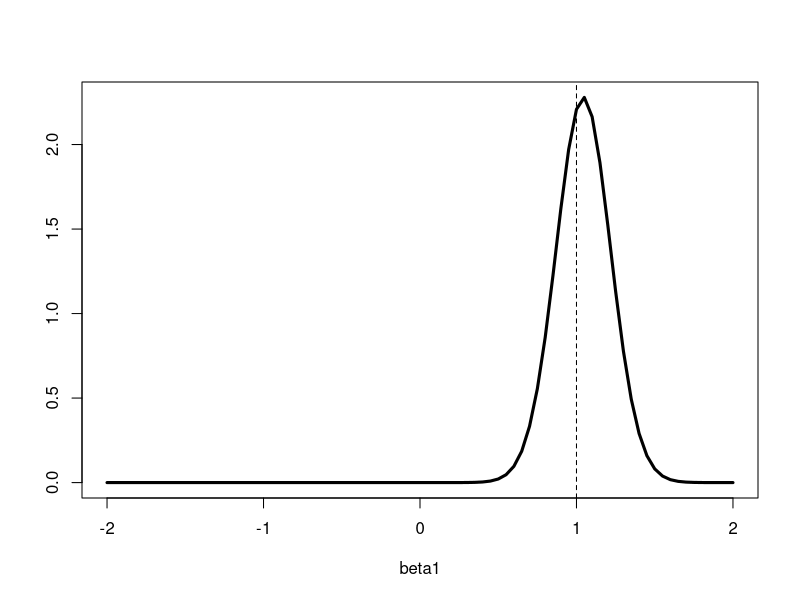
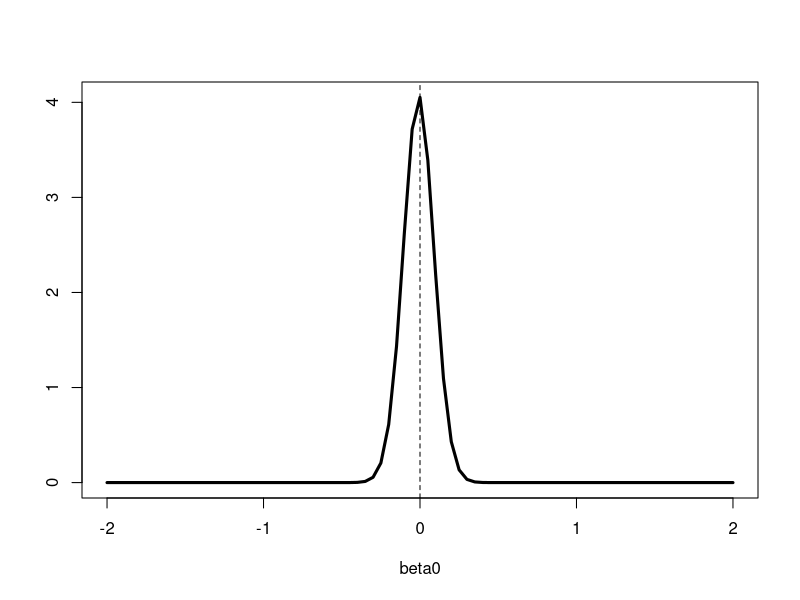
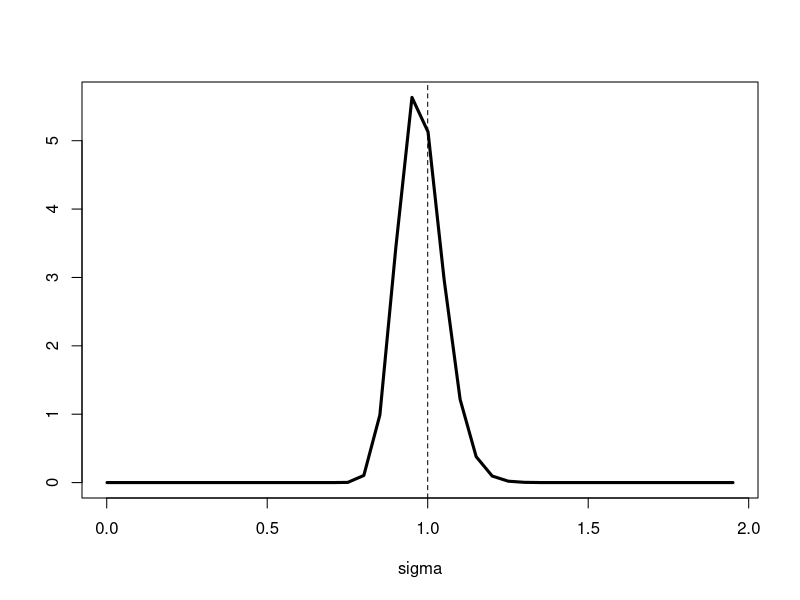
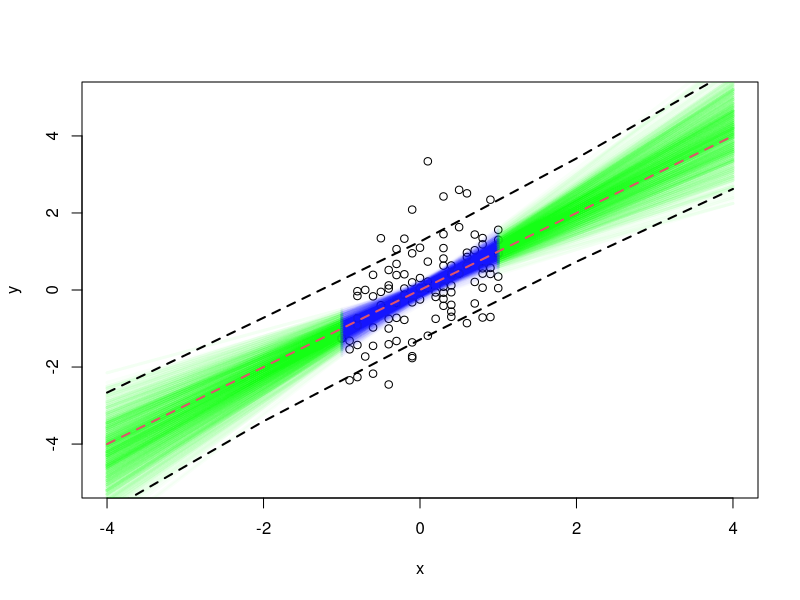

Write the R code that produced these figures, in order.
## ---- chunk 1
#clear workspace
rm(list=ls())
#initalize random seed
set.seed(123)
## ---- chunk 2
nObs = 100
xGrid = seq(-1,1, by=0.1)

xPredict = c(-4,-2,0,2,4)
nPredictSamples = 10000

beta0 = 0
beta1 = 1
sigma = 1
## ---- chunk 3
boundBetaGrid = 2
sizeBetaGrid = 0.05
boundSigmaGrid = 2
sizeSigmaGrid = 0.05

beta0Grid = seq(-boundBetaGrid,boundBetaGrid, by = sizeBetaGrid)
beta1Grid = seq(-boundBetaGrid,boundBetaGrid, by = sizeBetaGrid)
sigmaGrid = seq(0.001,boundSigmaGrid, by = sizeSigmaGrid)
nBeta0Grid = length(beta0Grid)
nBeta1Grid = length(beta1Grid)
nSigmaGrid = length(sigmaGrid)

# prior
priorSigma = 1 / sigmaGrid^2
## ---- chunk 4
#likelihood
likelihood = function(y,x, b0L, b1L, sL){
  loglike = sum(log(dnorm(y-b0L-b1L*x, mean = 0, sd = sL)))
  like = exp(loglike)
  return(like)
}

#compute posterior function
compPost = function(y,x){
  #initialize local posterior
  post = array( rep(-1, nBeta0Grid * nBeta1Grid * nSigmaGrid ),
                dim = c(nBeta0Grid, nBeta1Grid, nSigmaGrid ))
  # compute posterior
  for (nBeta0 in 1:nBeta0Grid) {
    b0 = beta0Grid[nBeta0]
    for (nBeta1 in 1:nBeta1Grid) {
      b1 = beta1Grid[nBeta1]
      for (nSigma in 1:nSigmaGrid) {
        s = sigmaGrid[nSigma]
        post[nBeta0,nBeta1,nSigma] = likelihood(y,x, b0, b1, s) * priorSigma[nSigma]
      }
    }
  }
  # normalize posterior
  post = post / (sum(post) *sizeBetaGrid^2 * sizeSigmaGrid) 
  # return
  return(post)
}
## ---- chunk 5
#initialize arrays
postFinal = array( rep(-1, nBeta0Grid * nBeta1Grid * nSigmaGrid ),
                   dim = c(nBeta0Grid, nBeta1Grid, nSigmaGrid ))


#generate data and fit posterior
x = sample(xGrid, nObs, replace = TRUE )
y = rnorm(nObs, mean = beta0 + beta1 * x, sd = sigma)
postFinal = compPost(y,x)

## ---- chunk 6
#compute marginal posteriors
margPostBeta0 = apply(postFinal,c(1),sum)
margPostBeta0 = margPostBeta0 / (sum(margPostBeta0) * sizeBetaGrid)

margPostBeta1 = apply(postFinal,c(2),sum)
margPostBeta1 = margPostBeta1 / (sum(margPostBeta1) * sizeBetaGrid)

margPostSigma = apply(postFinal,c(3),sum)
margPostSigma = margPostSigma / (sum(margPostSigma) * sizeSigmaGrid)
## ---- chunk 7
plot(beta1Grid, margPostBeta1,
     xlab = "beta1", ylab="",
     type = "l", lwd = 3)
abline(v=beta1, lty=2)
## ---- chunk 8
plot(beta0Grid, margPostBeta0,
     xlab = "beta0", ylab="",
     type = "l", lwd = 3)
abline(v=beta0, lty=2)
## ---- chunk 9
plot(sigmaGrid, margPostSigma,
     xlab = "sigma", ylab="",
     type = "l", lwd = 3)
abline(v=sigma, lty=2)
## ---- chunk 10
#initialize storage arrays
predicted = array(rep(-1, length(xPredict) * nPredictSamples),
                  dim = c(length(xPredict), nPredictSamples))

#build conditional posteriors for sampling purposes
margBeta0 = apply(postFinal,c(1),sum)

margBeta1GivenBeta0 = array(rep(-1,nBeta0Grid * nBeta1Grid),
                            dim= c(nBeta0Grid, nBeta1Grid))
for (nBeta0 in 1:nBeta0Grid) {
  margBeta1GivenBeta0[nBeta0,] = apply(postFinal[nBeta0,,],c(1),sum)
}

#predictions
for (t in 1:length(xPredict)) {
  xNew = xPredict[t]
  for (sim in 1:nPredictSamples) {
    b0Index = sample(1:nBeta0Grid, 1, prob=margBeta0)
    b1Index = sample(1:nBeta1Grid, 1, prob=margBeta1GivenBeta0[b0Index,])
    sigIndex = sample(1:nSigmaGrid, 1, prob=postFinal[b0Index,b1Index,])
    b0Sample = beta0Grid[b0Index]
    b1Sample = beta1Grid[b1Index]
    sigSample = sigmaGrid[sigIndex]
    predicted[t,sim] = rnorm(1,b0Sample + xNew * b1Sample, sigSample)
  }
}

predict10 = rep(0,length(xPredict))
for (t in 1:length(xPredict)) {
  predict10[t] = quantile(predicted[t,], probs = 0.1)
}

predict90 = rep(0,length(xPredict))
for (t in 1:length(xPredict)) {
  predict90[t] = quantile(predicted[t,], probs = 0.9)
}

# initialize plot
plot(x,y,xlim=c(-4,4),ylim=c(-5,5))
#plot posterior reg lines
xLeft = seq(-4,-1,by=0.1)
xRight = seq(1,4,by=0.1)
for (sim in 1:1000) {
  b0Index = sample(1:nBeta0Grid, 1, prob=margBeta0)
  b1Index = sample(1:nBeta1Grid, 1, prob=margBeta1GivenBeta0[b0Index,])
  b0Sample = beta0Grid[b0Index]
  b1Sample = beta1Grid[b1Index]
  points(xGrid, b0Sample + b1Sample*xGrid, type="l",lwd=3,
         col=rgb(red=0.0, green=0.0, blue=1.0, alpha=0.025))
  points(xLeft, b0Sample + b1Sample*xLeft, type="l",lwd=3,
         col=rgb(red=0.0, green=1.0, blue=0.0, alpha=0.025))
  points(xRight, b0Sample + b1Sample*xRight, type="l",lwd=3,
         col=rgb(red=0.0, green=1.0, blue=0.0, alpha=0.025))
}
points(seq(-4,4,by=0.1), beta0 + beta1*seq(-4,4,by=0.1), lwd=2, col=2, lty=2, type="l")
points(xPredict,predict10, type="l", lwd=2, lty=2)
points(xPredict,predict90, type="l", lwd=2, lty=2)
